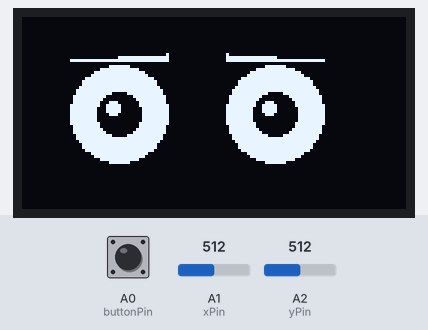
Simulated run of this sketch. Board: Arduino Uno, built with avr-gcc and run on an emulated ATmega328P. Parts: 128×64 one-colour display. Inputs (shaded band) come from the test bench; at power-on: A0 (buttonPin) HIGH, A1 (xPin) = 512, A2 (yPin) = 512.

Above: at 1.7 s.
1.8 s: A0 (buttonPin) pulled LOW for 0.15 s
At 1.92 s:
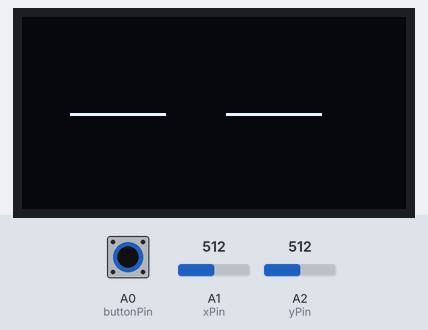
3.5 s: A1 (xPin) set to 610
At 4.5 s:
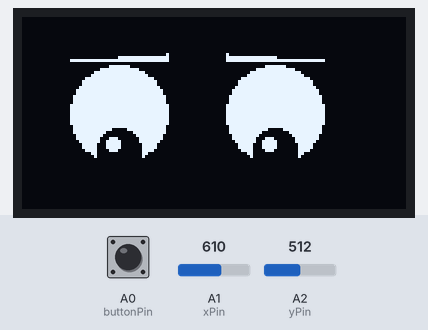
5.0 s: A2 (yPin) set to 610
At 5.8 s:
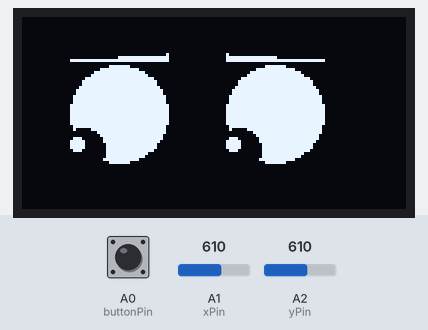
6.5 s: A1 (xPin) set to 590
At 7.0 s:
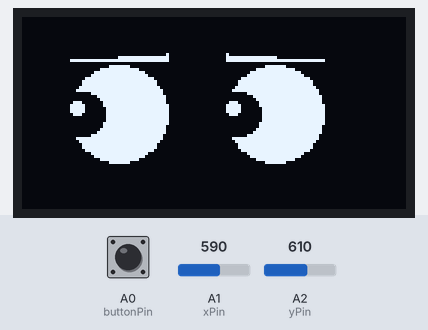
8.0 s: A2 (yPin) set to 290
At 9.2 s:
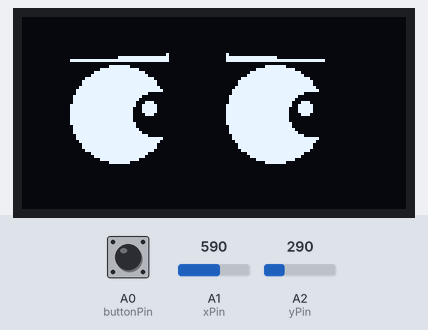
9.5 s: A1 (xPin) set to 716
At 10.7 s:
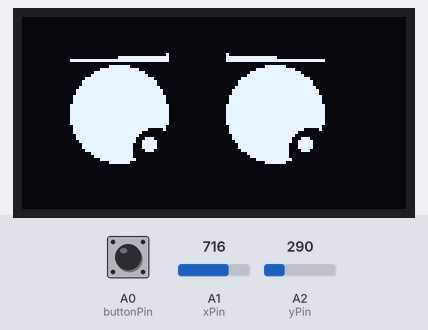
Timing chart, 0 to 12.0 s (numbered marks = the images above; inputs shaded):
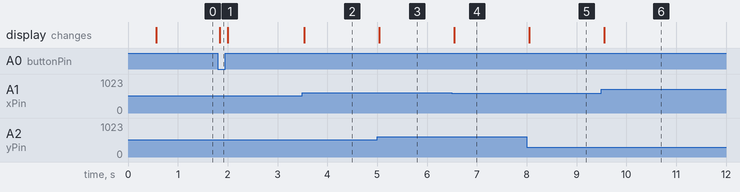

Measured:
- after the input at 1.8 s, the display: changes at once (image 1)
- after the input at 3.5 s, the display: changes at once (image 2)
- after the input at 5.0 s, the display: changes at once (image 3)
- after the input at 6.5 s, the display: changes after 0.05 s (image 4)
- after the input at 8.0 s, the display: changes after 0.05 s (image 5)
- after the input at 9.5 s, the display: changes after 0.05 s (image 6)

The sketch:

39_Robot_eyes.ino
```cpp
// (licence header left out)
#include <SPI.h>
#include <Wire.h>
#include <Adafruit_GFX.h>
#include <Adafruit_SSD1306.h>

#define SCREEN_WIDTH 128  // OLED display width, in pixels
#define SCREEN_HEIGHT 64  // OLED display height, in pixels

// Declaration for an SSD1306 display connected to I2C (SDA, SCL pins)
#define OLED_RESET -1        // Reset pin # (or -1 if sharing Arduino reset pin)
#define SCREEN_ADDRESS 0x3D  ///< See datasheet for Address; 0x3D for 128x64, 0x3C for 128x32
Adafruit_SSD1306 display(SCREEN_WIDTH, SCREEN_HEIGHT, &Wire, OLED_RESET);

//Change to invert joystick axis
#define INVERT_Y false
#define INVERT_X true
#define SWAP_XY true

#define eyeXL 32    //Center X of Left eye
#define eyeXR 84    //Center X of Right eye
#define eyeY 32     //Center Y of both eyes
#define eyeRad 16   //Radius of pupil
#define pupilRad 7  //Radius of reflection

int16_t lookXL, lookXR, lookY;
int buttonPin = A0;
int xPin = A1;
int yPin = A2;
bool blink = false;

void setup() {
  Serial.begin(9600);

  pinMode(xPin, INPUT);
  pinMode(yPin, INPUT);
  pinMode(buttonPin, INPUT_PULLUP);

  if (!display.begin(SSD1306_SWITCHCAPVCC, SCREEN_ADDRESS)) {
    Serial.println(F("SSD1306 allocation failed"));
    for (;;)
      ;
  }
  delay(500);  // Pause for 2 seconds

  // Clear the buffer.
  display.clearDisplay();

  lookXL = eyeXL;
  lookXR = eyeXR;
  lookY = eyeY;
}

void loop() {
  // Clear the buffer.
  display.clearDisplay();

  read_key();

  if (!blink) {
    //Eyebrows
    display.fillTriangle(16, 14, 48, 14, 48, 12, SSD1306_WHITE);
    display.fillTriangle(68, 14, 100, 14, 68, 12, SSD1306_WHITE);

    //Eyes outer circle
    display.fillCircle(eyeXL, eyeY, eyeRad, SSD1306_WHITE);
    display.fillCircle(eyeXR, eyeY, eyeRad, SSD1306_WHITE);

    //Eyes inner circle
    display.fillCircle(lookXL, lookY, pupilRad, SSD1306_BLACK);
    display.fillCircle(lookXR, lookY, pupilRad, SSD1306_BLACK);

    //Reflection
    display.fillCircle(lookXL - 2, lookY - 2, pupilRad / 3, SSD1306_WHITE);
    display.fillCircle(lookXR - 2, lookY - 2, pupilRad / 3, SSD1306_WHITE);
  } else {
    display.drawFastHLine(eyeXL - eyeRad, eyeY, eyeRad * 2, SSD1306_WHITE);
    display.drawFastHLine(eyeXR - eyeRad, eyeY, eyeRad * 2, SSD1306_WHITE);
  }

  display.display();  // Update screen with all the above
  delay(1);
}

void read_key() {
  int offsetX = 12;
  int offsetY = 12;
  int xPosition = 0;
  int yPosition = 0;
  blink = !digitalRead(buttonPin);

  if (!SWAP_XY) {
    xPosition = analogRead(xPin);
    yPosition = analogRead(yPin);
  } else {
    xPosition = analogRead(yPin);
    yPosition = analogRead(xPin);
  }

  lookXL = eyeXL;
  lookXR = eyeXR;
  lookY = eyeY;

  if (INVERT_X) offsetX = -12;
  if (INVERT_Y) offsetY = -12;

  if (yPosition < 30) { //Serial.println("UP");
    lookY = eyeY - offsetY;
  }
  if (yPosition > 600) { //Serial.println("DOWN");
    lookY = eyeY + offsetY;
  }
  if (xPosition < 300) { //Serial.println("LEFT");
    lookXL = eyeXL - offsetX;
    lookXR = eyeXR - offsetX;
  }
  if (xPosition > 600) { //Serial.println("RIGHT");
    lookXL = eyeXL + offsetX;
    lookXR = eyeXR + offsetX;
  }
}
```
